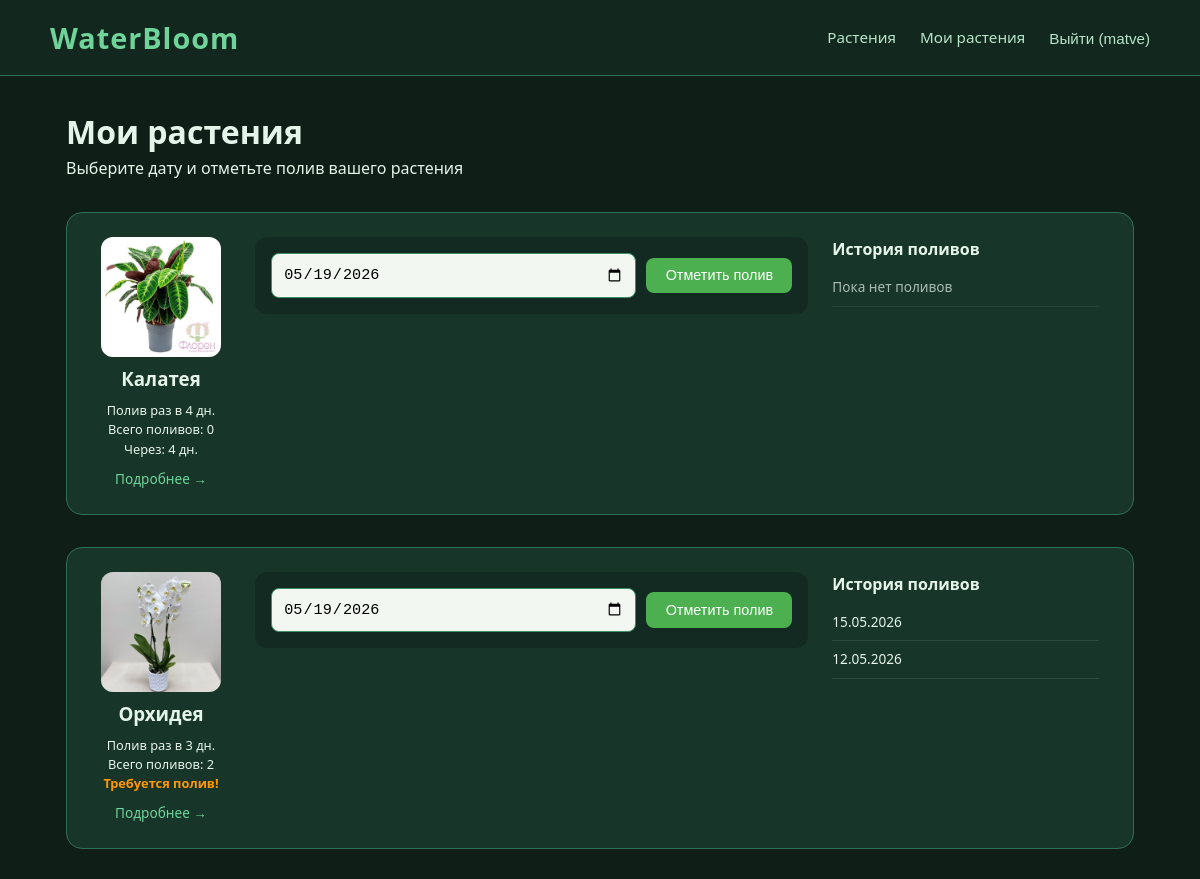
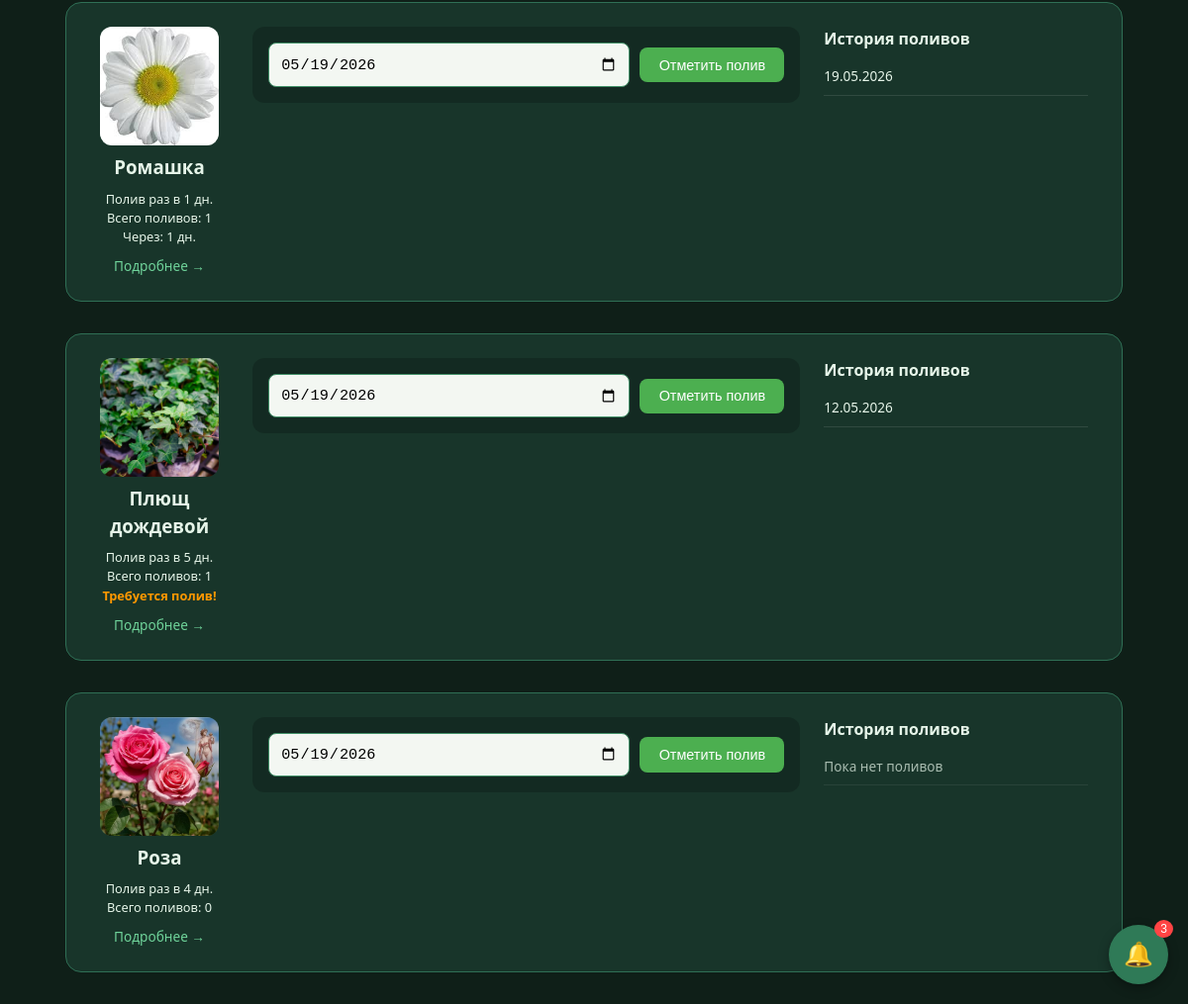
/profile/ (signed in), run on the app's committed database (2 pictures, top to bottom).
### plants/models.py (models this page shows, shortened)
class Plant(models.Model):
    name = models.CharField(max_length=100, verbose_name="Название растения")
    watering_frequency = models.IntegerField(verbose_name="Частота полива (дней)")
    last_watered = models.DateField(null=True, blank=True, verbose_name="Дата последнего полива")
    plant_type = models.CharField(
        max_length=20,
        choices=PlantType.choices,
        default=PlantType.LEAFY,
        verbose_name="Тип растения"
    )
    image = models.ImageField(upload_to='plants/', null=True, blank=True, verbose_name="Фото растения")
    def get_next_watering_date(self):
        if self.last_watered:
            return self.last_watered + timedelta(days=self.watering_frequency)
        return None
    def days_until_watering(self):
        next_date = self.get_next_watering_date()
        if next_date:
            return (next_date - date.today()).days
        return None

class WateringLog(models.Model):
    plant = models.ForeignKey(Plant, on_delete=models.CASCADE, verbose_name="Растение")
    user = models.ForeignKey(User, on_delete=models.CASCADE, null=True, blank=True, verbose_name="Кто полил")
    watered_at = models.DateField(null=True, blank=True, verbose_name="Дата полива")
    created_at = models.DateTimeField(default=timezone.now, verbose_name="Дата создания записи")
    class Meta:
        ordering = ['-watered_at']

### plants/views.py (the view, shortened to what this page needs)
# urls.py: path('profile/', views.profile, name='profile'),
@login_required
def profile(request):
    favorites = Favorite.objects.filter(user=request.user).select_related('plant')
    today = date.today()
    favorites_data = []
    for fav in favorites:
        plant = fav.plant
        watering_history = WateringLog.objects.filter(
            plant=plant,
            user=request.user
        ).exclude(watered_at__isnull=True).order_by('-watered_at')
        next_water = plant.get_next_watering_date()
        days_left = plant.days_until_watering()
        favorites_data.append({
            'plant': plant,
            'watering_history': watering_history,
            'total_waterings': watering_history.count(),
            'next_watering': next_water,
            'days_left': days_left,
        })
    notifications = get_notifications_for_user(request.user)
    return render(request, 'plants/profile.html', {
        'favorites_data': favorites_data,
        'notifications': notifications,
        'today': today,
    })

### plants/templates/plants/profile.html (shortened to what this page needs)
{% extends 'base.html' %}
{% block content %}
<h1>Мои растения</h1>
<p style="margin-bottom: 2rem;">Выберите дату и отметьте полив вашего растения</p>
<div style="display: flex; flex-direction: column; gap: 2rem;">
    {% for item in favorites_data %}
    <div class="plant-card" style="padding: 1.5rem;">
        <div style="display: flex; flex-wrap: wrap; gap: 1.5rem;">
            <div style="width: 140px; text-align: center;">
                <div style="width: 120px; height: 120px; background: #2a4a3a; border-radius: 12px; overflow: hidden; margin: 0 auto;">
                    {% if item.plant.image %}
                        <img src="{{ item.plant.image.url }}" alt="{{ item.plant.name }}" style="width: 100%; height: 100%; object-fit: cover;">
                    {% else %}
                        <div style="width: 100%; height: 100%; display: flex; align-items: center; justify-content: center;">Нет фото</div>
                    {% endif %}
                </div>
                <h3 style="margin: 0.5rem 0;">{{ item.plant.name }}</h3>
                <p style="font-size: 0.8rem;">Полив раз в {{ item.plant.watering_frequency }} дн.</p>
                <p style="font-size: 0.8rem;">Всего поливов: {{ item.total_waterings }}</p>
                {% if item.days_left is not None %}
                    {% if item.days_left <= 0 %}
                        <p style="font-size: 0.8rem; color: #ff9800; font-weight: bold;">Требуется полив!</p>
                    {% else %}
                        <p style="font-size: 0.8rem;">Через: {{ item.days_left }} дн.</p>
                    {% endif %}
                {% endif %}
                <a href="{% url 'plant_detail' item.plant.id %}" class="plant-detail-link">Подробнее →</a>
            </div>
            <div style="flex: 2; min-width: 250px;">
                <div class="water-form">
                    <form method="post" action="" style="margin: 0;">
                        <div class="water-form-inline" style="display: flex; gap: 10px; align-items: center; flex-wrap: wrap;">
                            <input type="date" name="water_date" value="{{ today|date:'Y-m-d' }}" required style="flex: 2; margin-bottom: 0;">
                            <button type="submit" class="btn" style="background: #4caf50;">Отметить полив</button>
                        </div>
                    </form>
                </div>
            </div>
            <div style="flex: 1; min-width: 200px;">
                <h4 style="margin: 0 0 0.5rem 0;">История поливов</h4>
                <div class="history-list" style="max-height: 200px; overflow-y: auto; padding-right: 10px;">
                    {% for log in item.watering_history %}
                    <div class="history-item" style="padding: 8px 0; border-bottom: 1px solid rgba(255,255,255,0.1); font-size: 0.85rem;">
                        {{ log.watered_at|date:"d.m.Y" }}
                    </div>
                    {% empty %}
                    <div class="history-item" style="opacity: 0.7; padding: 8px 0;">
                        Пока нет поливов
                    </div>
                    {% endfor %}
                </div>
            </div>
        </div>
    </div>
    {% empty %}
    <div class="plant-card" style="text-align: center; padding: 3rem;">
        <p>У вас пока нет избранных растений</p>
        <a href="{% url 'plant_list' %}" class="btn">Добавить растения в избранное</a>
    </div>
    {% endfor %}
</div>
{% endblock %}

### templates/base.html (shortened to what this page needs)
{% load static %}
<!DOCTYPE html>
<html lang="ru">
<head>
    <link rel="stylesheet" href="{% static 'css/style.css' %}">
</head>
<body>
    <div class="header">
        <div class="header-content">
            <a href="{% url 'home' %}" class="logo">WaterBloom</a>
            <div class="nav-links">
                <a href="{% url 'plant_list' %}">Растения</a>
                {% if user.is_authenticated %}
                    <a href="{% url 'profile' %}">Мои растения</a>
                    <form action="{% url 'logout' %}" method="post" style="display: inline;">
                        <button type="submit" style="background: none; border: none; color: #b7e5c8; cursor: pointer; font-size: 0.95rem;">Выйти ({{ user.username }})</button>
                    </form>
                {% else %}
                    <a href="{% url 'login' %}">Войти</a>
                    <a href="{% url 'register' %}">Регистрация</a>
                {% endif %}
            </div>
        </div>
    </div>
    <div class="container">
        {% block content %}{% endblock %}
    </div>
    {% if user.is_authenticated and notifications %}
    <button class="notification-btn" id="notificationBtn" style="position: fixed; bottom: 20px; right: 20px; width: 60px; height: 60px; border-radius: 50%; background: #2f7a57; border: none; color: white; font-size: 24px; cursor: pointer; box-shadow: 0 4px 12px rgba(0,0,0,0.3); z-index: 1000;">
        🔔
        {% if notifications|length > 0 %}
            <span style="position: absolute; top: -5px; right: -5px; background: #ff4444; color: white; font-size: 12px; padding: 2px 6px; border-radius: 50%;">{{ notifications|length }}</span>
        {% endif %}
    </button>
    {% endif %}
</body>
</html>

### static/css/style.css (style rules this page uses)
* { margin: 0; padding: 0; box-sizing: border-box; }
body { background: #0f1f18; font-family: 'Segoe UI', 'Montserrat', system-ui, sans-serif; min-height: 100vh; color: #e6f5e9; line-height: 1.5; }
.header { background: #12281f; padding: 1rem 2rem; border-bottom: 1px solid #2f6f55; position: sticky; top: 0; z-index: 100; }
.header-content { max-width: 1100px; margin: 0 auto; display: flex; justify-content: space-between; align-items: center; gap: 1rem; flex-wrap: wrap; }
.logo { font-size: 1.8rem; font-weight: 700; color: #6fd39a; letter-spacing: 1px; text-decoration: none; }
.nav-links { display: flex; gap: 1.5rem; flex-wrap: wrap; align-items: center; }
.nav-links a { color: #b7e5c8; text-decoration: none; font-size: 0.95rem; }
.nav-links form button { background: none; border: none; color: #b7e5c8; font-size: 0.95rem; cursor: pointer; padding: 0; }
.notification-btn { position: fixed; bottom: 20px; right: 20px; width: 60px; height: 60px; border-radius: 50%; background: #2f7a57; border: none; color: white; font-size: 1.5rem; cursor: pointer; box-shadow: 0 4px 12px rgba(0,0,0,0.3); z-index: 1000; transition: all 0.3s; }
.container { max-width: 1100px; margin: 2rem auto; padding: 0 1rem; }
.plant-card { background: #18352a; border: 1px solid #2f6f55; border-radius: 16px; padding: 1.2rem; display: flex; flex-direction: column; gap: 0.8rem; }
.btn { display: inline-block; background: #2f7a57; color: white; padding: 0.6rem 1.2rem; border-radius: 8px; border: none; cursor: pointer; font-size: 0.9rem; text-decoration: none; transition: background 0.2s; text-align: center; }
input, select, textarea { width: 100%; padding: 0.7rem; margin-bottom: 1rem; border: 1px solid #3f8e66; border-radius: 8px; background: #f3f7f2; font-size: 0.95rem; }
img { max-width: 100%; height: auto; display: block; }
button { white-space: nowrap; }
.plant-card * { word-wrap: break-word; }
.water-form { background: rgba(0,0,0,0.2); padding: 1rem; border-radius: 12px; }
.water-form-inline { display: flex; gap: 10px; align-items: center; flex-wrap: wrap; }
.water-form-inline input { margin-bottom: 0; flex: 2; min-width: 150px; }
.history-list { max-height: 200px; overflow-y: auto; padding-right: 10px; }
.history-item { padding: 8px 0; border-bottom: 1px solid rgba(255,255,255,0.1); font-size: 0.85rem; }
.plant-detail-link { display: inline-block; margin-top: 10px; color: #6fd39a; text-decoration: none; font-size: 0.85rem; }

### data on the page
Plant: plant.image (picture), plant.name "Калатея", plant.watering_frequency "4", total_waterings "0", days_left "4", water_date "05/19/2026"
Plant: plant.image (picture), plant.name "Орхидея", plant.watering_frequency "3", total_waterings "2", shows "Требуется полив!", water_date "05/19/2026"
WateringLog: watered_at "15.05.2026"
WateringLog: watered_at "12.05.2026"
Plant: plant.image (picture), plant.name "Ромашка", plant.watering_frequency "1", total_waterings "1", days_left "1", water_date "05/19/2026"
WateringLog: watered_at "19.05.2026"
Plant: plant.image (picture), plant.name "Плющ дождевой", plant.watering_frequency "5", total_waterings "1", shows "Требуется полив!", water_date "05/19/2026"
WateringLog: watered_at "12.05.2026"
Plant: plant.image (picture), plant.name "Роза", plant.watering_frequency "4", total_waterings "0", water_date "05/19/2026"

### other printed values
{{ user.username }} "matve"
{{ notifications|length }} "3"
